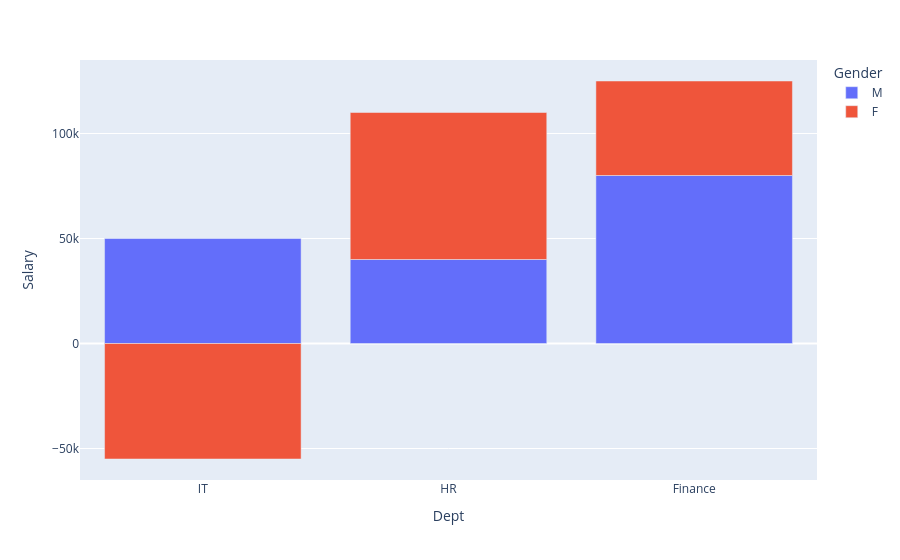

The cell this chart's notebook holds for it:
### Code cell
fig=px.bar(df,x="Dept",y="Salary",barmode="relative",color="Gender")
fig.show()

### Figure 1 — Plotly figure (JSON) as saved in the notebook; plotly's stock layout.template omitted (floating-point values rounded to 4 significant figures)
{"data": [{"alignmentgroup": "True", "hovertemplate": "Gender=M<br>Dept=%{x}<br>Salary=%{y}<extra></extra>", "legendgroup": "M", "marker": {"color": "#636efa", "pattern": {"shape": ""}}, "name": "M", "offsetgroup": "M", "orientation": "v", "showlegend": true, "textposition": "auto", "type": "bar", "x": ["IT", "HR", "Finance"], "xaxis": "x", "y": [50000, 40000, 80000], "yaxis": "y"}, {"alignmentgroup": "True", "hovertemplate": "Gender=F<br>Dept=%{x}<br>Salary=%{y}<extra></extra>", "legendgroup": "F", "marker": {"color": "#EF553B", "pattern": {"shape": ""}}, "name": "F", "offsetgroup": "F", "orientation": "v", "showlegend": true, "textposition": "auto", "type": "bar", "x": ["IT", "HR", "Finance"], "xaxis": "x", "y": [-55000, 70000, 45000], "yaxis": "y"}], "layout": {"autosize": true, "barmode": "relative", "legend": {"title": {"text": "Gender"}, "tracegroupgap": 0}, "margin": {"t": 60}, "xaxis": {"anchor": "y", "autorange": true, "domain": [0, 1], "range": [-0.5, 2.5], "title": {"text": "Dept"}, "type": "category"}, "yaxis": {"anchor": "x", "autorange": true, "domain": [0, 1], "range": [-65000, 135000], "title": {"text": "Salary"}, "type": "linear"}}}
